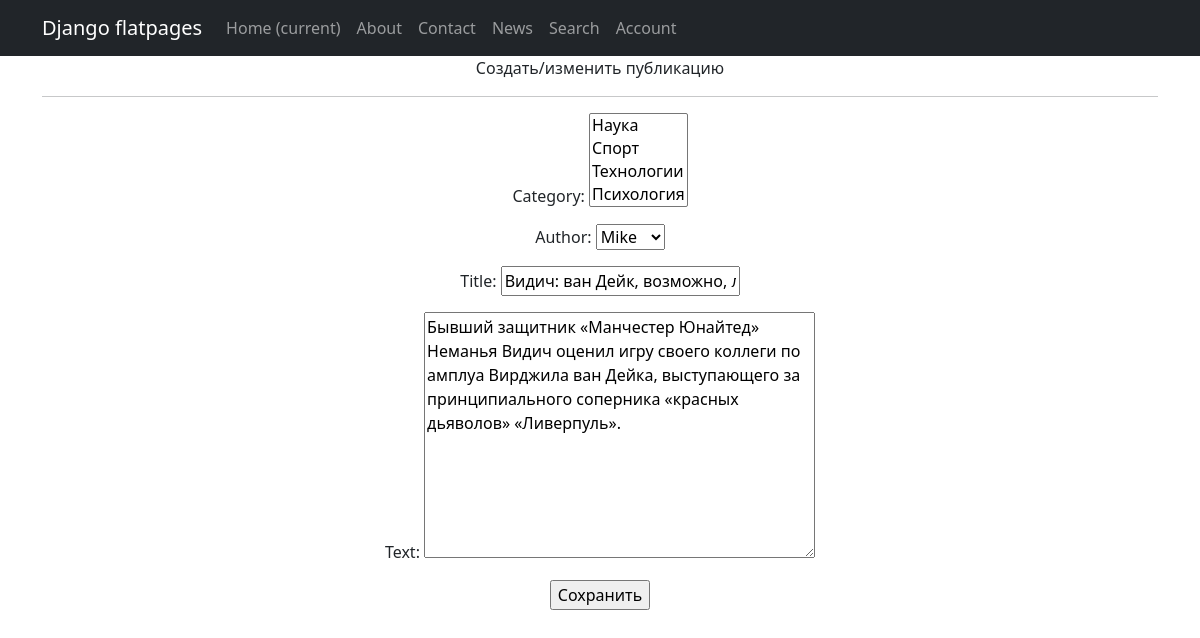
The page /news/14/edit/ (signed in) on the database as committed earlier.
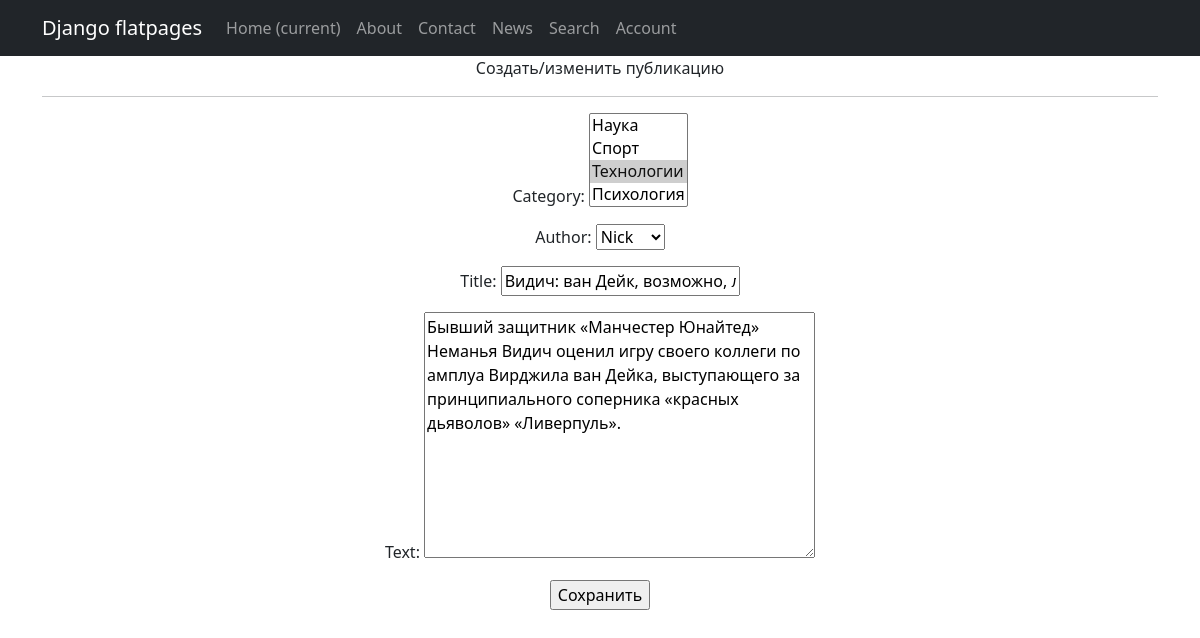
The same page on the database as committed later.
### news/models.py (models this page shows, shortened)
class Post(models.Model):
    author = models.ForeignKey(Author, on_delete=models.CASCADE)
    type = models.CharField(max_length=10, choices=TYPES, default='article')
    time_in = models.DateTimeField(auto_now_add=True)
    category = models.ManyToManyField(Category, through='PostCategory')
    title = models.CharField(max_length=255)
    text = models.TextField()
    rating = models.IntegerField(default=0)

### news/views.py (the view)
# urls.py: path('news/<int:pk>/edit/', PostUpdate.as_view(), name='post_create'),
class PostUpdate(LoginRequiredMixin, UpdateView):
    form_class = PostForm
    model = Post
    template_name = 'post_create.html'

### news/forms.py
class PostForm(forms.ModelForm):
    class Meta:
        model = Post
        fields = ['category', 'author', 'title', 'text']

### news/models.py (called while the page is built)
    def __str__(self):
        return f'{self.user}'

    def __str__(self):
        return f'{self.name}'

### templates/post_create.html (shortened to what this page needs)
{% extends 'flatpages/default.html' %}
{% block content %}
<h>Создать/изменить публикацию</h>
<hr>
<form action="" method="post">
    {{ form.as_p }}
    <input type="submit" value="Сохранить" />
</form>
{% endblock content %}

### templates/flatpages/default.html (shortened to what this page needs)
<!DOCTYPE html>
<html lang="en">
    <head>
        {% load static %}
        <link href="{% static 'css/styles.css' %}" rel="stylesheet" />
    </head>
    <body>
        <nav class="navbar navbar-expand-lg navbar-dark bg-dark static-top">
            <div class="container">
               <a class="navbar-brand" href="#">Django flatpages</a>
               <div class="collapse navbar-collapse" id="navbarResponsive">
                   <ul class="navbar-nav ml-auto">
                       <li class="nav-item active">
                           <a class="nav-link" href="#">Home
                               <span class="sr-only">(current)</span>
                           </a>
                       </li>
                       <li class="nav-item">
                           <a class="nav-link" href="/about/">About</a>
                       </li>
                       <li class="nav-item">
                           <a class="nav-link" href="/contacts/">Contact</a>
                       </li>
                       <li class="nav-item">
                           <a class="nav-link" href="/news/">News</a>
                       </li>
                       <li class="nav-item">
                           <a class="nav-link" href="/news/search/">Search</a>
                       </li>
                       <li class="nav-item">
                           <a class="nav-link" href="/accounts/">Account</a>
                       </li>
                   </ul>
               </div>
            </div>
        </nav>
        <div class="container">
            <div class="row">
                 <div class="col-lg-12 text-center">
                    {% block content %}{% endblock content %}
                </div>
            </div>
        </div>
    </body>
</html>

Rows that differ between the two databases and show on the page:
changed Post: author "Mike" → "Nick"
Other text that changed with them:
form field category: "Наука / Спорт / Технологии / Психология" → "Наука / Спорт / Технологии ☑ / Психология"
